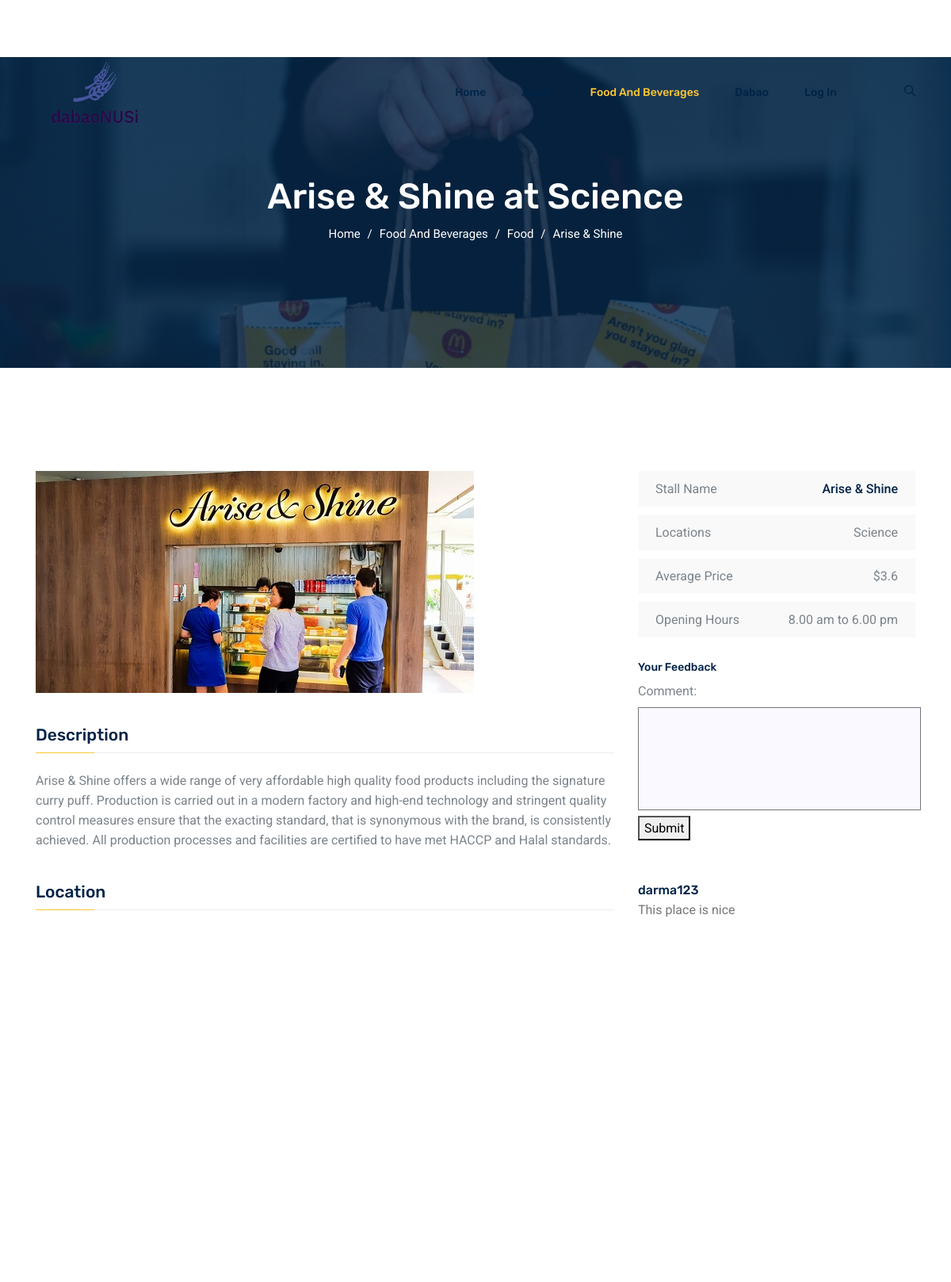
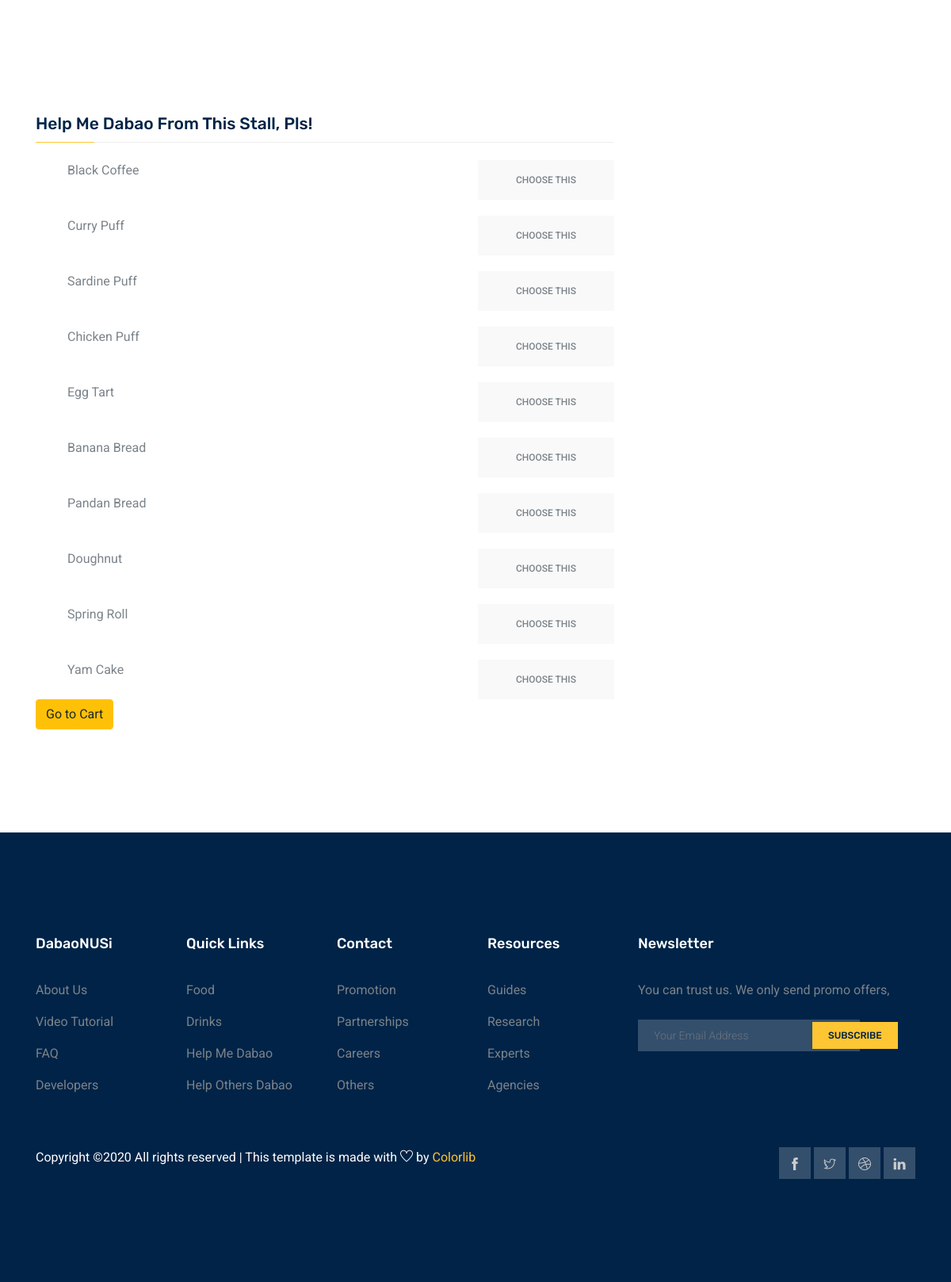
The page /arise/ on the database its author committed (2 pictures, top to bottom).
### theApp/models.py (models this page shows, shortened)
class Restaurant(models.Model):
    name = models.CharField(max_length=120)
    location = models.ForeignKey(Location, on_delete = models.CASCADE)
    reviews = models.ForeignKey(Reviews, on_delete = models.CASCADE, default=1)
    prices = models.ForeignKey(Price, on_delete = models.CASCADE, default=3)
    categories = models.ManyToManyField(Category)
    food = models.BooleanField(default=True)
    average_price = models.FloatField(default=0)
    average_rating = models.FloatField(default=0)
    image = models.ImageField(upload_to='restaurant', default='arise-and-shine.jpg')
    description = models.CharField(max_length=100000, default="This restaurant is nice")
    hour = models.CharField(max_length=100, default="8.00 am to 6.00 pm")
    def __str__(self):
        return self.name + " at " + self.location.__str__()
    def get_avg_price(self):
        meals = Meal.objects.filter(restaurant__id=self.id)
        count = meals.count()
        if count==0:
            return 0
        else:
            return round(sum([meal.price for meal in meals])/count, 2)
    def get_avg_rating(self):
        ratings = Rate.objects.filter(restaurant__id=self.id)
        count = ratings.count()
        if count == 0:
            return 0
        else:
            return sum([rate.rating for rate in ratings])/count
    average_price = get_avg_price
    average_rating = get_avg_rating

class Location(models.Model):
    name = models.CharField(max_length=120)
    def __str__(self):
        return self.name

class Meal(models.Model):
    name = models.CharField(max_length=120)
    price = models.FloatField(default=0)
    restaurant = models.ForeignKey(Restaurant, on_delete=models.CASCADE)

class Comment(models.Model):
    user = models.ForeignKey(Profile, on_delete=models.CASCADE)
    restaurant = models.ForeignKey(Restaurant, on_delete=models.CASCADE)
    comment = models.TextField()

### accounts/models.py (models this page shows)
class Profile(models.Model):
    user = models.OneToOneField(settings.AUTH_USER_MODEL, on_delete=models.CASCADE)
    def __str__(self):
        return self.user.username

### theApp/views.py (the view)
# urls.py: path('arise/', views.arise, name='arise'),
def arise(request):
    return meal_list(request, 1)

### theApp/forms.py
class RateForm(forms.ModelForm):
    class Meta:
        model = Rate
        fields = ('rating',)

class CommentForm(forms.ModelForm):
    class Meta:
        model = Comment
        fields = ('comment',)

### theApp/views.py (called while the page is built)
def meal_list(request, rest_id):
    meals = Meal.objects.filter(restaurant__id=rest_id)
    rest = Restaurant.objects.filter(id=rest_id).first()
    comments = Comment.objects.filter(restaurant__id=rest_id)[:5]
    form_comment = CommentForm()
    form_rating = RateForm()
    return render(request, "restaurant_meals.html", {
        'meals':meals,
        'rest':rest,
        'form_rating':form_rating,
        'form_comment':form_comment,
        'comments':comments
        })

### theApp/templates/restaurant_meals.html (shortened to what this page needs)
{% load static %}
<!DOCTYPE html>
<html lang="en">
  <head>
    <link rel="stylesheet" href="{% static 'css/bootstrap.css' %}" />
    <link rel="stylesheet" href="{% static 'css/flaticon.css' %}" />
    <link rel="stylesheet" href="{% static 'css/themify-icons.css' %}" />
    <link rel="stylesheet" href="{% static 'vendors/owl-carousel/owl.carousel.min.css' %}" />
    <link rel="stylesheet" href="{% static 'vendors/nice-select/css/nice-select.css' %}" />
    <link rel="stylesheet" href="{% static 'css/style.css' %}" />
  </head>
  <body>
    <div class="mt-5 pt-4">
      </div>
    <header class="header_area">
      <div class="main_menu">
        <nav class="navbar navbar-expand-lg navbar-light">
          <div class="container">
            <a class="navbar-brand" href="/home">
              <img class="logo-2" src="{% static 'img/logo3.png' %}" alt="" height="80" width="150" />
            </a>
            <div
              class="collapse navbar-collapse offset"
              id="navbarSupportedContent"
            >
              <ul class="nav navbar-nav menu_nav ml-auto">
                <li class="nav-item">
                  <a class="nav-link" href="/home">Home</a>
                </li>
                <li class="nav-item">
                  <a class="nav-link" href="/about">About</a>
                </li>
                <li class="nav-item submenu dropdown active">
                  <a
                    href="#"
                    class="nav-link dropdown-toggle"
                    data-toggle="dropdown"
                    role="button"
                    aria-haspopup="true"
                    aria-expanded="false"
                    >Food and Beverages</a
                  >
                </li>
                <li class="nav-item submenu dropdown">
                  <a
                    href="#"
                    class="nav-link dropdown-toggle"
                    data-toggle="dropdown"
                    role="button"
                    aria-haspopup="true"
                    aria-expanded="false"
                    >Dabao</a
                  >
                </li>
                <li class="nav-item">
                  <a class="nav-link" href="/accounts/login">Log In</a>
                </li>
                <li class="nav-item">
                  <a href="/search_form" class="nav-link search" id="search">
                    <i class="ti-search"></i>
                  </a>
                </li>
              </ul>
            </div>
          </div>
        </nav>
      </div>
    </header>
    <section class="banner_area">
      <div class="banner_inner d-flex align-items-center">
        <div class="overlay"></div>
        <div class="container">
          <div class="row justify-content-center">
            <div class="col-lg-6">
              <div class="banner_content text-center">
                <h2>{{rest}}</h2>
                <div class="page_link">
                  <a href="/home">Home</a>
                  <a href="#">Food and Beverages</a>
                  <a href="/food">Food</a>
                  <a href="/arise">{{rest.name}}</a>
                </div>
              </div>
            </div>
          </div>
        </div>
      </div>
    </section>
    <section class="course_details_area section_gap">
      <div class="container">
          <div class="row">
              <div class="col-lg-8 course_details_left">
                  <div class="main_image">
                      <img class="img-fluid" src="{{rest.image.url}}" alt="">
                  </div>
                  <div class="content_wrapper">
                      <h4 class="title">Description</h4>
                      <div class="content">
                        {{rest.description}}
                      </div>
                      <h4 class="title">Location</h4>
                      <div class="content">
                        <div
                          id="mapBox"
                          class="mapBox"
                          data-lat="1.2966"
                          data-lon="103.7764"
                          data-zoom="15"
                          data-info="31 Lower Kent Ridge Rd, #01-04, Singapore 119087."
                          data-mlat="1.2966"
                          data-mlon="103.7764"
                        ></div>
                          <br>
                          <br>
                      </div>
                      <h4 class="title">Help Me Dabao From This Stall, Pls!</h4>
                      <div class="content">
                          <ul class="course_list">
                              {% for meal in meals %}
                              <li class="justify-content-between d-flex">
                                  <p>{{ meal.name }}</p>
                                  <a href="{% url 'shopping_cart:add_to_cart' meal.id %}" class="primary-btn text-uppercase">Choose This</a>
                              </li>
                              {% endfor %}
                          </ul>
                      </div>
                      <a href="{% url 'shopping_cart:order_summary' rest.id %}" class="btn btn-warning">Go to Cart</a>
                  </div>
              </div>
              <div class="col-lg-4 right-contents">
                  <ul>
                      <li>
                          <a class="justify-content-between d-flex" href="#">
                              <p>Stall Name</p>
                              <span class="or">{{ rest.name }}</span>
                          </a>
                      </li>
                      <li>
                          <a class="justify-content-between d-flex" href="#">
                              <p>Locations </p>
                              <span>{{rest.location}}</span>
                          </a>
                      </li>
                      <li>
                          <a class="justify-content-between d-flex" href="#">
                              <p>Average Price </p>
                              <span>${{rest.get_avg_price}}</span>
                          </a>
                      </li>
                      <li>
                          <a class="justify-content-between d-flex" href="#">
                              <p>Opening Hours </p>
                              <span>{{rest.hour}}</span>
                          </a>
                      </li>
                  </ul>
                      <div class="feedeback">
                          <h6>Your Feedback</h6>
                          <form method='POST' action="{% url 'theApp:add_comment' rest.id%}">
                            {{ form_comment }}
                            <button type='sumbit'>Submit</button>
                            </form>
                      </div>
                      <div class="comments-area mb-30">
                          {% for comment in comments%}
                          <div class = "comment-list">
                            <div class="single-comment single-reviews justify-content-between d-flex">
                              <div class="user justify-content-between d-flex">
                                <div class="desc">
                                    <h5><a href="#">{{comment.user}}</a></h5>
                                    <p class="comment">
                                      {{comment.comment}}
                                    </p>
                                </div>
                              </div>
                            </div>
                          </div>
                          {% endfor %}
                      </div>
                  </div>
              </div>
          </div>
  </section>
    <footer class="footer-area section_gap">
      <div class="container">
        <div class="row">
          <div class="col-lg-2 col-md-6 single-footer-widget">
            <h4>DabaoNUSi</h4>
            <ul>
              <li><a href="/about">About Us</a></li>
              <li><a href="#">Video Tutorial</a></li>
              <li><a href="#">FAQ</a></li>
              <li><a href="#">Developers</a></li>
            </ul>
          </div>
          <div class="col-lg-2 col-md-6 single-footer-widget">
            <h4>Quick Links</h4>
            <ul>
              <li><a href="/food">Food</a></li>
              <li><a href="/drinks">Drinks</a></li>
              <li><a href="/help_me_dabao">Help Me Dabao</a></li>
              <li><a href="/help_others_dabao">Help Others Dabao</a></li>
            </ul>
          </div>
          <div class="col-lg-2 col-md-6 single-footer-widget">
            <h4>Contact</h4>
            <ul>
              <li><a href="#">Promotion</a></li>
              <li><a href="#">Partnerships</a></li>
              <li><a href="#">Careers</a></li>
              <li><a href="#">Others</a></li>
            </ul>
          </div>
          <div class="col-lg-2 col-md-6 single-footer-widget">
            <h4>Resources</h4>
            <ul>
              <li><a href="#">Guides</a></li>
              <li><a href="#">Research</a></li>
              <li><a href="#">Experts</a></li>
              <li><a href="#">Agencies</a></li>
            </ul>
          </div>
          <div class="col-lg-4 col-md-6 single-footer-widget">
            <h4>Newsletter</h4>
            <p>You can trust us. We only send promo offers,</p>
            <div class="form-wrap" id="mc_embed_signup">
              <form
                target="_blank"
                action="https://spondonit.us12.list-manage.com/subscribe/post?u=1462626880ade1ac87bd9c93a&amp;id=92a4423d01"
                method="get"
                class="form-inline"
              >
                <input
                  class="form-control"
                  name="EMAIL"
                  placeholder="Your Email Address"
                  onfocus="this.placeholder = ''"
                  onblur="this.placeholder = 'Your Email Address'"
                  required=""
                  type="email"
                />
                <button class="click-btn btn btn-default">
                  <span>subscribe</span>
                </button>
              </form>
            </div>
          </div>
        </div>
        <div class="row footer-bottom d-flex justify-content-between">
          <p class="col-lg-8 col-sm-12 footer-text m-0 text-white">
Copyright &copy;<script>document.write(new Date().getFullYear());</script> All rights reserved | This template is made with <i class="ti-heart" aria-hidden="true"></i> by <a href="https://colorlib.com" target="_blank">Colorlib</a>
          </p>
          <div class="col-lg-4 col-sm-12 footer-social">
            <a href="#"><i class="ti-facebook"></i></a>
            <a href="#"><i class="ti-twitter"></i></a>
            <a href="#"><i class="ti-dribbble"></i></a>
            <a href="#"><i class="ti-linkedin"></i></a>
          </div>
        </div>
      </div>
    </footer>
    </body>
    </html>

### rows shown on the page
Restaurant: name+location "Arise & Shine at Science", name "Arise & Shine", image (picture), description "Arise & Shine offers a wide range of very affordable high quality food products including the signature curry puff. Production is carried out in a modern factory and high-end technology and stringent quality control measures ensure that the exacting standard, that is synonymous with the brand, is consistently achieved. All production processes and facilities are certified to have met HACCP and Halal standards.", location "Science", get_avg_price "3.6", hour "8.00 am to 6.00 pm"
Meal: name "Black Coffee"
Meal: name "Curry Puff"
Meal: name "Sardine Puff"
Meal: name "Chicken Puff"
Meal: name "Egg Tart"
Meal: name "Banana Bread"
Meal: name "Pandan Bread"
Meal: name "Doughnut"
Meal: name "Spring Roll"
Meal: name "Yam Cake"
Comment: user "darma123", comment "This place is nice"
